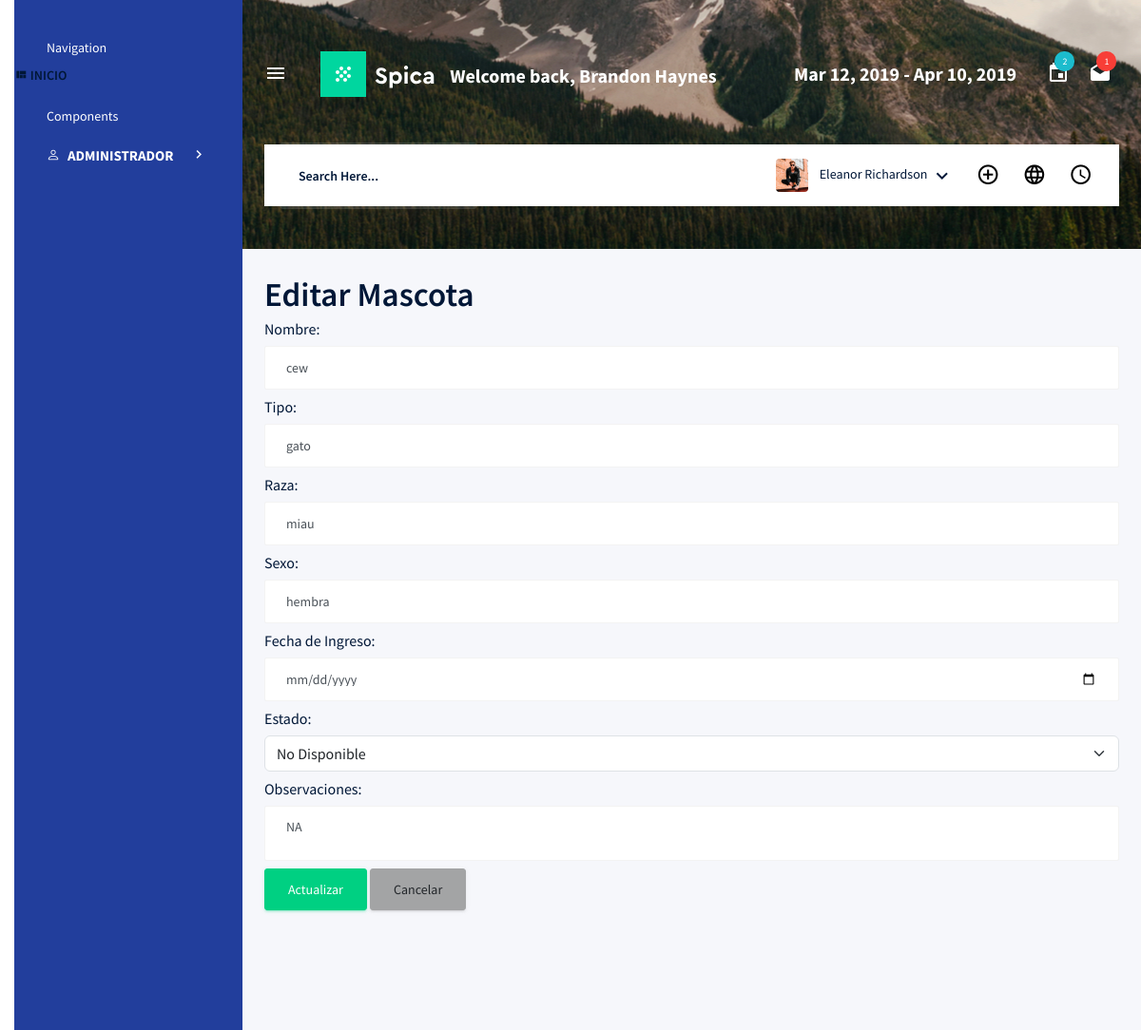
The app's page /mascotas/editar/2/ with its own data.
### Aplicaciones/mascota/models.py (models this page shows, shortened)
class Mascota(models.Model):
    ESTADO_CHOICES = [
        ('disponible', 'Disponible'),
        ('no_disponible', 'No Disponible'),
    ]
    nombre = models.CharField(max_length=100)
    tipo = models.CharField(max_length=50)
    raza = models.CharField(max_length=100)
    sexo = models.CharField(max_length=10)
    fecha_ingreso = models.DateField()
    estado = models.CharField(max_length=15, choices=ESTADO_CHOICES, default='disponible')
    observaciones = models.TextField(null=True, blank=True)

### Aplicaciones/mascota/views.py (the view, shortened to what this page needs)
# urls.py: path('mascotas/editar/<int:id>/', views.editar_mascota, name='editar_mascota'),
def editar_mascota(request, id):
    mascota = get_object_or_404(Mascota, id=id)
    return render(request, 'mascotas/editar_mascota.html', {'mascota': mascota})

### Aplicaciones/mascota/templates/mascotas/editar_mascota.html (shortened to what this page needs)
{% extends './index.html' %}
{% block body %}
<h1>Editar Mascota</h1>
<form method="post">
    <label>Nombre:</label>
    <input type="text" name="nombre" value="{{ mascota.nombre }}" required class="form-control mb-2">
    <label>Tipo:</label>
    <input type="text" name="tipo" value="{{ mascota.tipo }}" required class="form-control mb-2">
    <label>Raza:</label>
    <input type="text" name="raza" value="{{ mascota.raza }}" class="form-control mb-2">
    <label>Sexo:</label>
    <input type="text" name="sexo" value="{{ mascota.sexo }}" class="form-control mb-2">
    <label>Fecha de Ingreso:</label>
    <input type="date" name="fecha_ingreso" value="{{ mascota.fecha_ingreso }}" required class="form-control mb-2">
    <label>Estado:</label>
    <select name="estado" class="form-select mb-2" required>
        <option value="no_disponible" {% if mascota.estado == 'no_disponible' %}selected{% endif %}>No Disponible</option>
    </select>
    <label>Observaciones:</label>
    <textarea name="observaciones" class="form-control mb-2">{{ mascota.observaciones }}</textarea>
    <button type="submit" class="btn btn-success">Actualizar</button>
    <a href="{% url 'listar_mascotas' %}" class="btn btn-secondary">Cancelar</a>
</form>
{% endblock %}

### records on screen
Mascota: nombre "cew", tipo "gato", raza "miau", sexo "hembra", estado "No Disponible", observaciones "NA"
